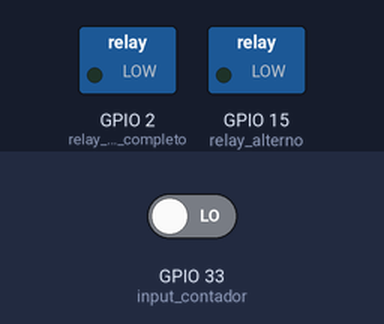
This sketch was run on a simulated ESP8266 (NodeMCU). On the bench: switched loads named in the sketch (green lamp = pin HIGH). Dashed ring = blinking. Inputs (shaded band) come from the test bench; at power-on: GPIO 33 (input_contador) LOW. What the sketch prints to the serial monitor is not drawn.

Above: at 1.4 s.
1.5 s: GPIO 33 (input_contador) driven HIGH
At 1.9 s:
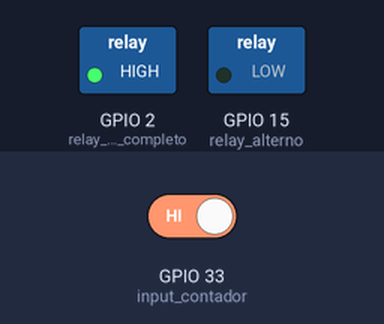
4.5 s: GPIO 33 (input_contador) driven LOW
At 5.3 s:
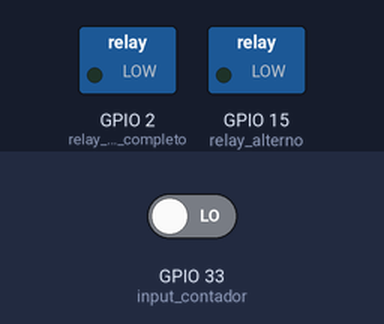
Timing chart, 0 to 7.5 s (numbered marks = the images above; inputs shaded):
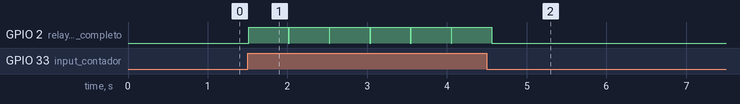

Measured:
- after the input at 1.5 s, GPIO 2 (relay_boleto_completo): alternates HIGH for 0.50 s and LOW for 0.01 s, starting at once
- after the input at 4.5 s, GPIO 2 (relay_boleto_completo): goes on until 4.6 s, then stays LOW

The sketch:

pantalla_led.ino
```cpp
//*************************************************************************************************************

#if !( defined(ESP8266) ||  defined(ESP32) )
  #error This code is intended to run on the ESP8266 or ESP32 platform! Please check your Tools->Board setting.
#endif


int status;     // the Wifi radio's status

const char* ssid        = "RED ACCESA";
const char* password    = "037E32E7";

#if (ESP8266)
  #include <ESP8266WiFi.h>
#elif (ESP32)
  #include <WiFi.h>
#endif

#include <Ticker.h>

// 10s
#define HEARTBEAT_INTERVAL        10

int input_contador = 33;
int relay_boleto_completo = 2;
int relay_alterno = 15;
Ticker ticker1;


void heartBeatPrint()
{
   Serial2.println("T");
   delay(10);
   Serial2.println("BIENVENIDOS~");

   Serial.println("LED...");
}


void setup()
{
  // put your setup code here, to run once:
  Serial.begin(115200);
  Serial2.begin(9600);
  //while (!Serial);

  delay(200);
  //WiFi.mode(WIFI_STA);

  //WiFi.begin(ssid, password);

  Serial.print(F("Connecting to WiFi SSID: ")); Serial.println(ssid);
/*
  while (WiFi.status() != WL_CONNECTED)
  {
    delay(500);
    Serial.print(F("."));
  }
  */
   pinMode(input_contador, INPUT);
   pinMode(relay_boleto_completo,OUTPUT);
   pinMode(relay_alterno,OUTPUT);
   digitalWrite(relay_alterno,LOW);
   Serial2.println("T");
   delay(10);
   Serial2.println("BIENVENIDOS~");

   ticker1.attach(HEARTBEAT_INTERVAL, heartBeatPrint);

}

void loop()
{
  int Push_button_state = digitalRead(input_contador);
  if(Push_button_state== HIGH){
    Serial.print("se recive señal de contador, imprimir boleto");
    Serial2.println("T");
    delay(10);
    Serial2.println("9.00~");
    digitalWrite(relay_boleto_completo,HIGH);
    delay(500);
    digitalWrite(relay_boleto_completo,LOW);
  }
  else{
    digitalWrite(relay_boleto_completo,LOW);
  }
}
```
